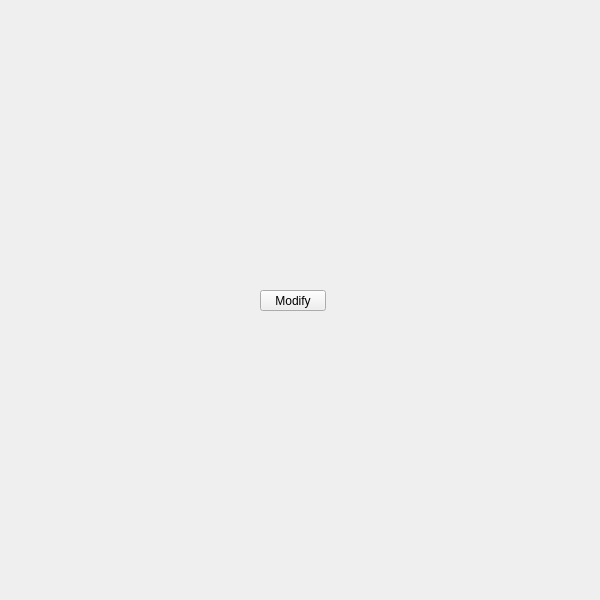
<?xml version="1.0" encoding="UTF-8"?>
<ui version="4.0">
 <class>QtUi</class>
 <widget class="QMainWindow" name="QtUi">
  <property name="enabled">
   <bool>true</bool>
  </property>
  <property name="geometry">
   <rect>
    <x>0</x>
    <y>0</y>
    <width>600</width>
    <height>600</height>
   </rect>
  </property>
  <property name="sizePolicy">
   <sizepolicy hsizetype="Ignored" vsizetype="Ignored">
    <horstretch>0</horstretch>
    <verstretch>0</verstretch>
   </sizepolicy>
  </property>
  <property name="minimumSize">
   <size>
    <width>0</width>
    <height>0</height>
   </size>
  </property>
  <property name="maximumSize">
   <size>
    <width>600</width>
    <height>600</height>
   </size>
  </property>
  <property name="toolButtonStyle">
   <enum>Qt::ToolButtonIconOnly</enum>
  </property>
  <property name="tabShape">
   <enum>QTabWidget::Triangular</enum>
  </property>
  <property name="dockNestingEnabled">
   <bool>true</bool>
  </property>
  <property name="dockOptions">
   <set>QMainWindow::AllowNestedDocks|QMainWindow::AllowTabbedDocks|QMainWindow::AnimatedDocks|QMainWindow::ForceTabbedDocks</set>
  </property>
  <widget class="QWidget" name="widget">
   <property name="sizePolicy">
    <sizepolicy hsizetype="Ignored" vsizetype="Ignored">
     <horstretch>0</horstretch>
     <verstretch>0</verstretch>
    </sizepolicy>
   </property>
   <widget class="QPushButton" name="i056">
    <property name="geometry">
     <rect>
      <x>260</x>
      <y>290</y>
      <width>66</width>
      <height>21</height>
     </rect>
    </property>
    <property name="minimumSize">
     <size>
      <width>0</width>
      <height>21</height>
     </size>
    </property>
    <property name="maximumSize">
     <size>
      <width>66</width>
      <height>21</height>
     </size>
    </property>
    <property name="accessibleName">
     <string>modify</string>
    </property>
    <property name="text">
     <string>Modify</string>
    </property>
   </widget>
  </widget>
 </widget>
 <resources/>
 <connections/>
 <designerdata>
  <property name="gridDeltaX">
   <number>5</number>
  </property>
  <property name="gridDeltaY">
   <number>10</number>
  </property>
  <property name="gridSnapX">
   <bool>true</bool>
  </property>
  <property name="gridSnapY">
   <bool>true</bool>
  </property>
  <property name="gridVisible">
   <bool>true</bool>
  </property>
 </designerdata>
</ui>
